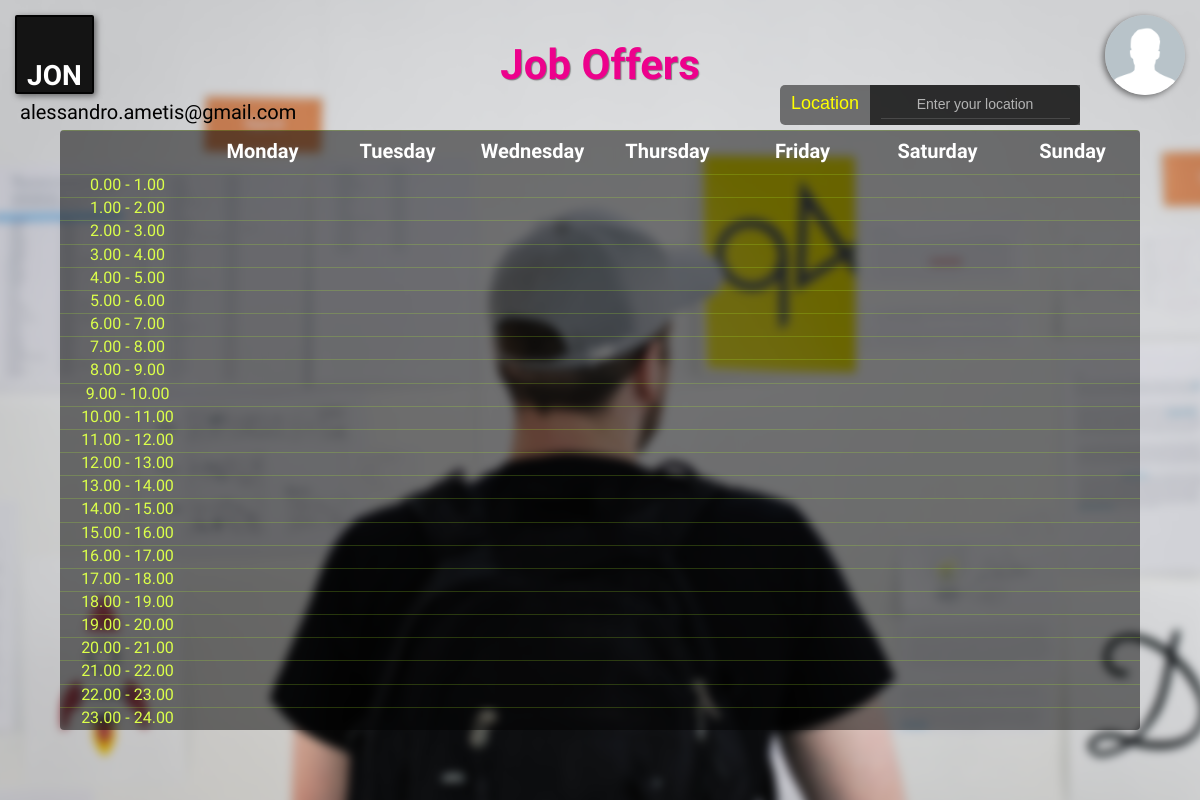
Before: /userpage (signed in) with the older database file.
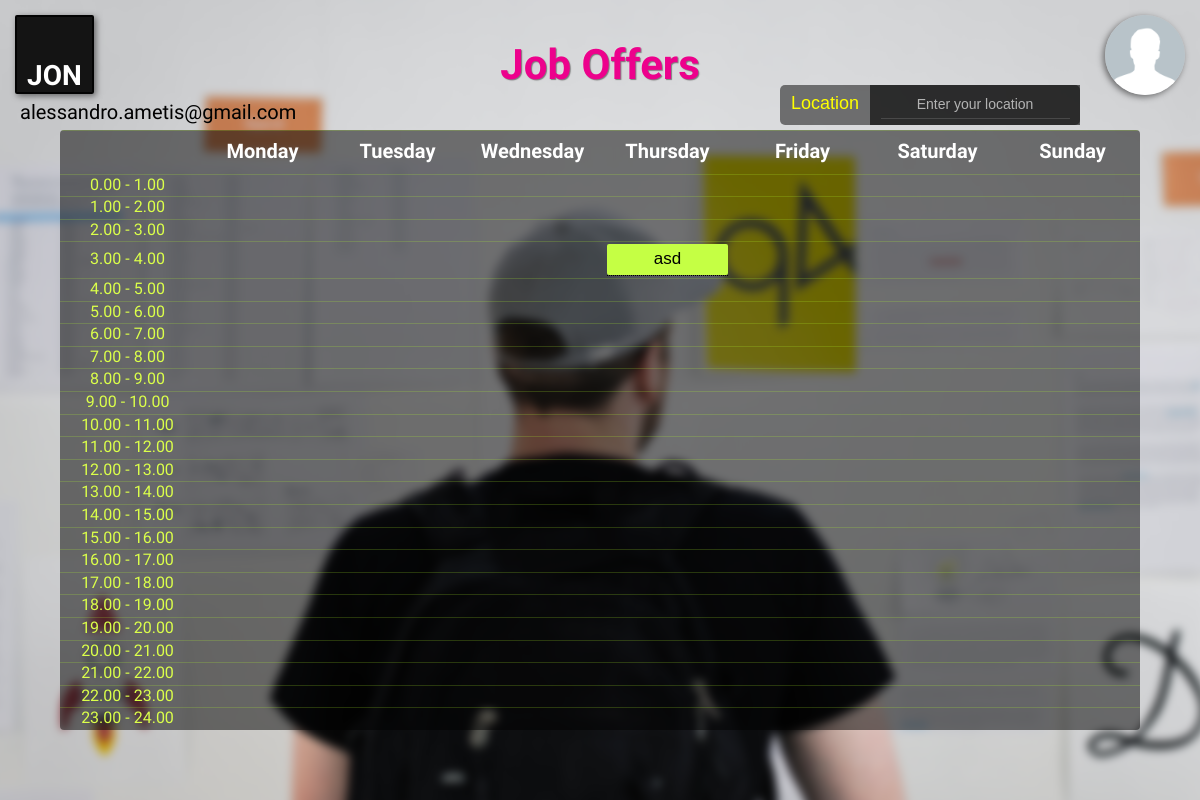
After: the same page with the newer database file.
### app.py (models this page shows, shortened)
class Person(db.Model, UserMixin):
    __tablename__ = 'Person'
    id=db.Column(db.Integer,primary_key=True)
    person_no=db.Column(db.String(20),unique=True,nullable=True)
    name = db.Column(db.String(10), nullable=True)
    surname = db.Column(db.String(10), nullable=True)
    phone = db.Column(db.Integer, nullable=True)
    email=db.Column(db.String(20),unique=True,nullable=True)
    password=db.Column(db.String(30),nullable=True)
    IBAN=db.Column(db.String(31), nullable=True)

class Job(db.Model):
    __tablename__ = "Job"
    id = db.Column(db.Integer, primary_key=True)
    name = db.Column(db.String(30), nullable=True)
    description = db.Column(db.Text(100), nullable=True)
    datework = db.Column(db.String(26), nullable=True)
    dayOfWeek = db.Column(db.String(10), nullable=True)
    company_id = db.Column(db.Integer, db.ForeignKey('Company.id'), nullable=True)
    places = db.Column(db.Integer, nullable=True)
    location = db.Column(db.String(20), nullable=True)
    time_slot = db.Column(db.Integer, nullable=True)
    wage = db.Column(db.Float, nullable=True)
    available = db.Column(db.Boolean, nullable=True, default=True)
    contract = db.Column(db.String(30), nullable=True, default='example.jpg')

### app.py (the view)
@app.route('/userpage', methods=['GET', 'POST'])
def userpage():
    if session['company']:
        return redirect(url_for('companypage'))
    loc= ''
    search_form = location_job()
    if request.method=='POST' and search_form.validate_on_submit():
        loc = search_form.location.data.upper()
    startDate = date.today()
    offset = timedelta(days=6)
    mon = timedelta(days=startDate.isoweekday() - 1)
    startDate = startDate-mon
    endDate = startDate + offset
    print('Start date: ' + str(startDate))
    print('End date: ' + str(endDate))
    if loc == '':
        jobs = Job.query.filter_by(available=True).all()
    else:
        jobs = Job.query.filter_by(location=loc).filter_by(available=True).all()
    jobs_booked = Job.query.join(JobPerson).filter_by(person_id=session['id']).all()
    jobs = [item for item in jobs if item not in jobs_booked]
    tmp = []
    for job in jobs:
        if parse_date(job.datework).date() < startDate or parse_date(job.datework).date() > endDate:
            tmp.append(job)
    jobs = [x for x in jobs if x not in tmp]
    joblist = []
    for i in range(0, 24):
        tmp = []
        for job in jobs:
            if job.time_slot == i:
                tmp.append(job)
        joblist.append(tmp)
    return render_template('userpage.html',  email=session.get('email',False) , title='userPage', jobs=joblist, form=search_form)

### forms.py
class location_job(FlaskForm):
    location = StringField('Location')
    submit = SubmitField('Search')

### app.py (called while the page is built)
@login_manager.user_loader
def load_user(user_id):
    if session['company']:
        return Company.query.get(int(user_id))
    return Person.query.get(int(user_id))

def parse_date(dateToConvert):
    return datetime.strptime(dateToConvert, '%Y-%m-%d')

### templates/userpage.html (shortened to what this page needs)
{% extends 'layout.html' %}
{% block content %}
    <div class="main">
        <div class="screen-img screen-img--home"></div>
        <a class="logo logo--page link-nodecoration slide-in-bck-center tohome" href="/">
            <h2 class="logo__text">JON</h2>
        </a>
        <h2 class="username">{{ email }}</h2>
        <h2 class="userpage__joboffers">Job Offers</h2>
        <a class="home__user-link" href="/userprofile">
            <img  class="home__user-img" src="{{ url_for('static', filename='img/userimg.jpg') }}" alt="">
        </a>
        <div class="view_location">
            {{ form.location.label(class="form__input-title--location") }}
            <form class="form_location" class="form" method="POST" action="">
                {{ form.location(spellcheck="false", class="form__input form__input--signin placeholder_location location__input", placeholder="Enter your location") }}
                 <hr class="input__line">
            </form>
        </div>
        <div class="jobs-table">
            <div class="jobs-table-row">
                <div class="jobs-table-cell-title">
                </div>
                {% for day in  ['Monday', 'Tuesday', 'Wednesday', 'Thursday', 'Friday', 'Saturday', 'Sunday'] %}
                    <div class="jobs-table-cell-title">
                        <h2 class="jobs-table__titleday">{{ day }} </h2>
                    </div>
                {% endfor %}
            </div>
            {% for a in range(0,24) %}
                <div class="jobs-table-row">
                    <div class="jobs-table-day">
                        <h2 class="jobs-times">{{ a }}.00 - {% set a = a + 1 %}{{ a }}.00{% set a = a-1 %}</h2>
                    </div>
                    {% for day in ['Monday', 'Tuesday', 'Wednesday', 'Thursday', 'Friday', 'Saturday', 'Sunday'] %}
                        <div class="jobs-table-day">
                            {% for job in jobs[a] %}
                                {% if job.dayOfWeek == day %}
                                    <div class="jobs-table-cell">
                                        <h2 class="jobs-table__titlejob tooltip" id="{{ job.id }}">{{ job.name }}
                                        </h2>
                                    </div>
                                {% endif %}
                            {% endfor %}
                        </div>
                    {% endfor %}
                </div>
            {% endfor %}
        </div>
{% endblock %}

### templates/layout.html (shortened to what this page needs)
<!DOCTYPE html>
<html lang="en">
<head>
    <link rel="stylesheet" href="{{ url_for('static', filename='index.css') }}">
</head>
<body class="body">
{% block content %}{% endblock %}
</body>
</html>

### static/index.css (style rules this page uses)
* { margin: 0; padding: 0; border: 0px; }

### static/css/login.css (style rules this page uses)
.link-nodecoration { text-decoration: none; }

### static/css/signup.css (style rules this page uses)
.form__input { box-sizing: border-box; width: 90%; align-self: center; line-height: 180%; background: rgba(0,0,0,0); font-size: 14px; font-family: "Palatino", sans-serif; color: black; margin-top: 1px; }
.location__input { color: white; text-align: center; }
.input__line { height: 1px; width: 90%; z-index: 2; background-color: rgba(101, 101, 101, 0.51); align-self: center; }

### static/css/userpage.css (style rules this page uses)
.screen-img--home { background-image: url("../img/userpage.jpg") !important; }
.logo--page { position: absolute; left: 15px !important; top: 15px; }
.username { margin-top: 100px; z-index: 2; font-family: 'Ubuntu', sans-serif; font-size: 20px; font-weight: lighter; height: fit-content; width: 100px; position: absolute; text-align: right; color: rgb(0, 0, 0); left: 0px; margin-left: 20px; }
.home__user-link { height: fit-content; width: fit-content; position: absolute; z-index: 2; cursor: pointer; right: 0px; margin-top: 15px; margin-right: 15px; }
.home__user-img { height: 80px; width: 80px; border-radius: 70px; transition-property: height,width; transition-duration: 0.12s; transition-timing-function: ease-in-out; box-shadow: -2px 2px 6px 0px rgba(0,0,0,0.5); }
.jobs-table { z-index: 2; height: 75%; width: 90%; margin-top: 60px; display: grid; flex-direction: row; position: absolute; align-self: center; background-color: rgba(0,0,0,0.5); border-radius: 4px; overflow-x: hidden; }
.jobs-table-row { width: 100%; height: fit-content; display: flex; flex-direction: row; align-items: normal; position: relative; border-top: 1px solid rgba(180, 255, 43, 0.2); background-color: rgba(0,0,0,0); }
.jobs-table-day { width: calc(100%/8); height: auto; display: flex; justify-content: center; align-items: center; flex-direction: column; }
.jobs-table-cell { height: fit-content; width: 90%; background-color: rgba(197, 255, 68,1); margin-top: 2px; border-radius: 2px; display: block; justify-content: center; align-items: center; cursor: pointer; }
.jobs-times { font-family: 'Ubuntu', sans-serif; font-weight: lighter; font-size: 16px; text-align: center; color: #dbff4a; }
.jobs-table-cell-title { height: 40px; width: calc(100%/8); justify-content: center; align-items: center; display: flex; }
.jobs-table__titleday { width: 100%; font-family: 'Ubuntu', sans-serif; font-size: 20px; color: #ffffff; text-align: center; line-height: 40px; }
.jobs-table__titlejob { font-family: "Palatino", sans-serif; font-size: 17px; line-height: 30px; font-weight: lighter; color: black; transition-property: all; transition-timing-function: ease-in-out; transition-duration: 80ms; height: 100%; width: 100%; text-align: center; }
.tohome { cursor: pointer !important; }
.form_location { width: 70%; height: 100%; display: flex; flex-direction: column; justify-content: center; background-color: rgba(0,0,0,0.6); }
.view_location { width: 300px; height: 40px; z-index: 3; position: absolute; display: flex; flex-direction: row; border-radius: 5px; background-color: rgba(0,0,0,0.5); right: 120px; top: 85px; }
.form__input-title--location { font-family: "Palatino", sans-serif; font-size: 18px; font-weight: lighter; color: #feff00; height: 100%; width: 30%; line-height: 200%; text-align: center; }
.placeholder_location::placeholder { color: rgba(255, 255, 255, 0.64); text-align: center; }
.userpage__joboffers { font-family: 'Ubuntu', sans-serif; font-size: 42px; color: rgb(237,1,140); position: absolute; align-self: center; top: 40px; z-index: 3; text-shadow: -1px -1px 1px rgba(255,255,255,.1), 1px 1px 1px rgb(125, 125, 125); }

### static/css/main.css (style rules this page uses)
html { height: 100%; }
.body { display: flex; height: 100%; width: 100%; flex-direction: column; overflow: hidden; }
.main { display: flex; width: 100%; height: 100%; position: absolute; z-index: 0; justify-content: center; overflow: hidden; }
.tooltip { position: relative; display: inline-block; border-bottom: 1px dotted black; }

### static/css/animations.css (style rules this page uses)
.slide-in-bck-center { animation: slide-in-bck-center 0.7s cubic-bezier(0.250, 0.460, 0.450, 0.940) both; }

Changed rows visible on the page:
added Job: name "asd"
